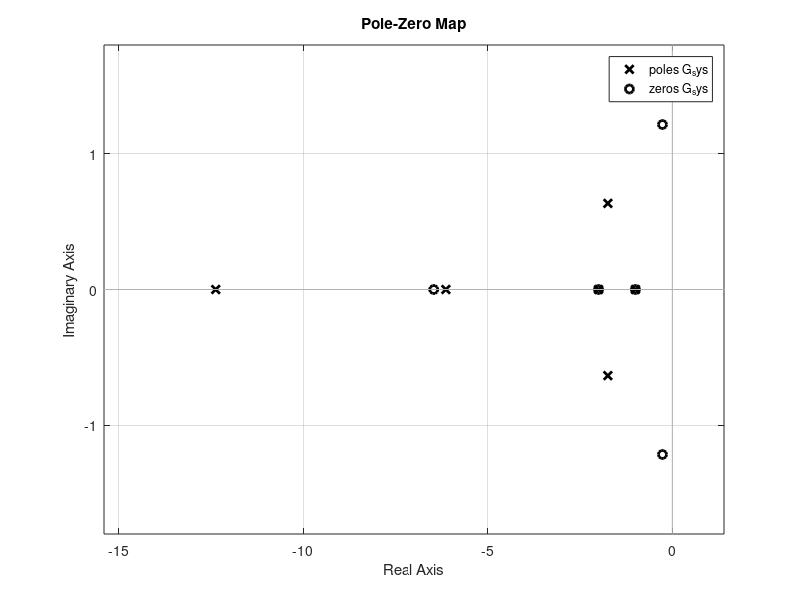

Reproduce this figure in MATLAB. (Note: this script raises an error after producing the figure.)
%%  FCS Lab 08 Exercise 02 - Reduction of a multiploop feedback system
%   Saad Mashkoor Siddiqui, EE-16163, Section D, TE-EE 16-17

%%  Prepare workspace and IDE for program
clear all; close all; clc;

%%  Define all transfer functions
G1 = tf([0, 1], [1, 10]);
G2 = tf([0, 1], [1, 1]);
G3 = tf([1, 0, 1], [1, 4, 4]);
G4 = tf([1, 1], [1, 6]);
H1 = tf([1, 1], [1, 2]);
H2 = [1]

%%  Block diagram reduction
G5 = series(G2, G4);
G6 = parallel(G5, G3);
G7 = feedback(G1, H1, -1);
G8 = series(G7, G6);
G_sys = feedback(G8, H2, -1);

%%  Echo system's transfer function
G_sys

%%  Create pole-zero map
pzmap(G_sys, 'k')

stepinfo(G_sys)

%%  Visualizing Step Response
figure(); step(G_sys, 'k');
grid on; xlabel('Time (\it{t/s})'); ylabel('Amplitude (\it{x(t)/arbitrary units})');
title('System Step Response'); 

%%  Visualizing Unit Impulse Response
figure(); impulse(G_sys, 'k');
grid on; xlabel('Time (\it{t/s})'); ylabel('Amplitude (\it{x(t)/arbitrary units})');
title('System Unit Impulse Response'); 
